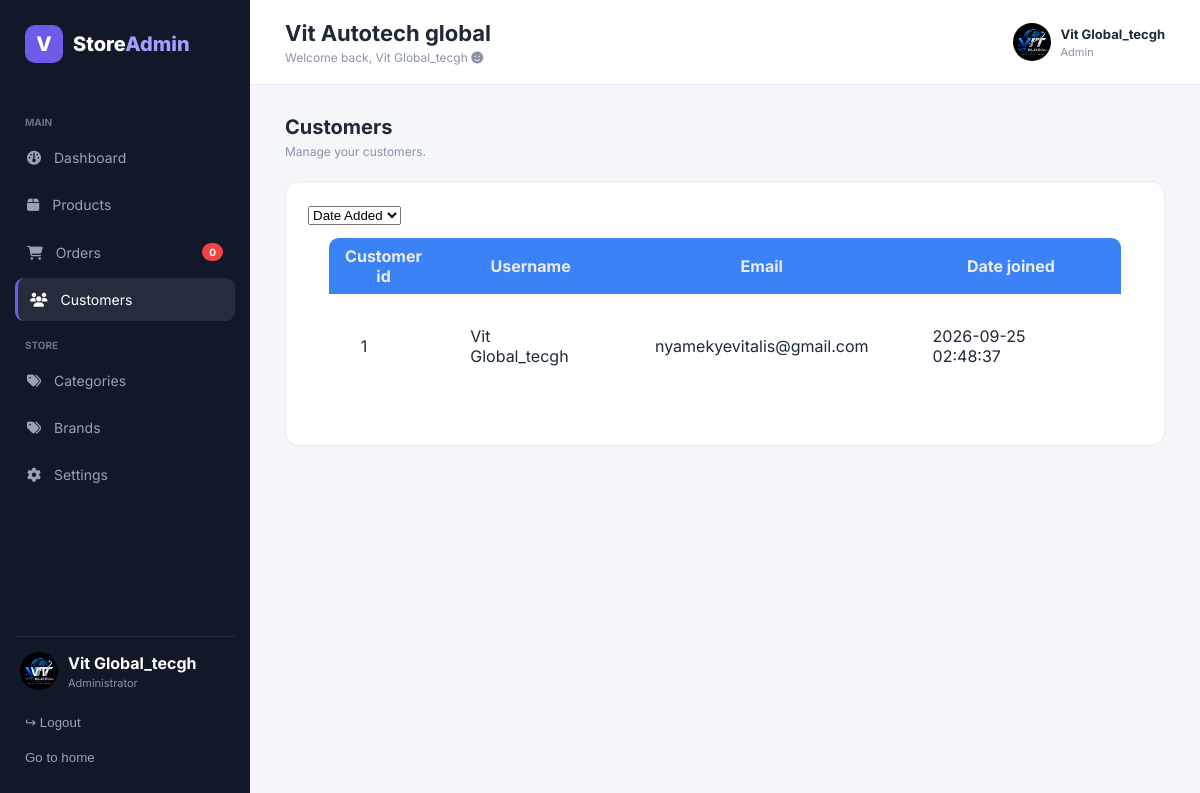
Page /admin-customers (signed in) on the committed database.
### web/models.py (models this page shows, shortened)
class User(db.Model, UserMixin):
    id = db.Column(db.Integer, primary_key=True)
    username = db.Column(db.String(50), unique=True)
    email = db.Column(db.String(100), unique=True)
    password = db.Column(db.String(256))
    date_joined = db.Column(db.DateTime(timezone=True), default=func.now())
    cart_items = db.relationship('Cart', backref=db.backref('user', lazy=True))
    orders = db.relationship('Order', backref=db.backref('user', lazy=True))
    personal_info = db.relationship('Payment', backref=db.backref('user', lazy=True))

class Settings(db.Model):
    id = db.Column(db.Integer, primary_key=True)
    store_name = db.Column(db.String(100), nullable=False)
    store_email = db.Column(db.String(100), nullable=False)
    store_phone = db.Column(db.String(20), nullable=False)
    currency = db.Column(db.String(10), nullable=False)
    date_updated = db.Column(db.DateTime(timezone=True), default=func.now())

### web/admin_views.py (the view)
@admin_views.route('/admin-customers')
@login_required
def customers():
    if current_user.id == 1:
        customers = User.query.order_by(User.date_joined).all()
        settings = Settings.query.filter_by(id = 1).first()
        num_orders = Order.query.order_by(Order.id).all()
        total_orders = len(num_orders)
        return render_template('admin-customers.html', user=current_user, customers=customers, total_orders=total_orders, settings=settings)
    else:
        flash('You are not an admin!', 'error')
        return redirect(url_for('views.index'))

### web/templates/admin-customers.html (shortened to what this page needs)
{% extends 'admin-base.html' %} {% block title %} Customers {% endblock %} {%
block body %}
<section class="page" id="customers">
  <div class="page-toolbar">
    <div>
      <h2>Customers</h2>
      <p>Manage your customers.</p>
    </div>
  </div>
  <div class="panel">
    {% if customers %}
    <select id="categoryFilter">
      <option value="date-added">Date Added</option>
    </select>
    <div class="table-wrapper">
      <table>
        <thead>
          <tr>
            <th>Customer id</th>
            <th>Username</th>
            <th>Email</th>
            <th>Date joined</th>
          </tr>
        </thead>
        <tbody>
          {% for customer in customers %}
          <tr>
            <td>{{ customer.id }}</td>
            <td>{{ customer.username }}</td>
            <td>{{ customer.email }}</td>
            <td>{{ customer.date_joined }}</td>
          </tr>
          {% endfor %}
        </tbody>
      </table>
    </div>
    {% else %}
    <div class="empty-state">
      <div>👥</div>
      <h3>Customer Management</h3>
      <p>Customer information and order history will appear here.</p>
    </div>
    {% endif %}
  </div>
</section>
{% endblock %}

### web/templates/admin-base.html (shortened to what this page needs)
<!doctype html>
<html lang="en">
  <head>
    <link
      rel="stylesheet"
      href="https://cdnjs.cloudflare.com/ajax/libs/font-awesome/6.5.2/css/all.min.css"
    />
    <link
      rel="stylesheet"
      href="{{url_for('static', filename='css/admin-style.css')}}"
    />
  </head>
  <body>
    <aside class="sidebar" id="sidebar">
      <div class="logo">
        <div class="logo-icon">V</div>
        <span>Store<span>Admin</span></span>
      </div>
      <nav>
        <p class="nav-title">MAIN</p>
        <a href="admin-dashboard" class="nav-link" data-page="dashboard">
          <span><i class="fas fa-dashboard"></i></span> Dashboard
        </a>
        <a href="admin-product" class="nav-link" data-page="products">
          <span><i class="fas fa-box"></i></span> Products
        </a>
        <a href="admin-orders" class="nav-link" data-page="orders">
          <span><i class="fas fa-shopping-cart"></i></span> Orders
          <b class="badge">{{total_orders}}</b>
        </a>
        <a href="admin-customers" class="nav-link" data-page="customers">
          <span><i class="fas fa-users"></i></span> Customers
        </a>
        <p class="nav-title">STORE</p>
        <a href="admin-categories" class="nav-link" data-page="categories">
          <span><i class="fas fa-tags"></i></span> Categories
        </a>
        <a href="admin-brands" class="nav-link" data-page="brands">
          <span><i class="fas fa-tags"></i></span> Brands
        </a>
        <a href="admin-settings" class="nav-link" data-page="settings">
          <span><i class="fas fa-cog"></i></span> Settings
        </a>
      </nav>
      <div class="sidebar-bottom">
        <div class="admin-profile">
          <div class="avatar">VT</div>
          <div>
            <strong>{{user.username}}</strong>
            <small>Administrator</small>
          </div>
        </div>
        <a href="logout"><button class="logout-btn">↪ Logout</button></a>
        <a href="/"><button class="logout-btn">Go to home</button></a>
      </div>
    </aside>
    <main class="main">
      <header class="header">
        <div class="page-title">
          <h1 id="pageTitle">{{settings.store_name}}</h1>
          <p>Welcome back, {{user.username}} <i class="fas fa-smile"></i></p>
        </div>
        <div class="header-actions">
          <div class="header-user">
            <div class="avatar"></div>
            <div>
              <strong>{{user.username}}</strong>
              <small>Admin</small>
            </div>
          </div>
        </div>
      </header>
      {% block body %} {% endblock %}
    </main>
  </body>
</html>

### web/static/css/admin-style.css (style rules this page uses)
* { margin: 0; padding: 0; box-sizing: border-box; }
:root { --primary: #6c5ce7; --primary-dark: #5848d6; --background: #f5f6fa; --white: #ffffff; --text: #1f2937; --muted: #8b93a7; --border: #e8eaf0; --sidebar: #111827; }
body { padding: 0px; margin: 0px; font-family: "Inter", sans-serif; background: var(--background); color: var(--text); }
.sidebar { position: fixed; width: 250px; height: 100vh; background: var(--sidebar); color: white; padding: 25px 15px; display: flex; flex-direction: column; z-index: 1000; overflow-y: scroll; }
.logo { display: flex; align-items: center; gap: 10px; font-size: 20px; font-weight: 800; padding: 0 10px 35px; }
.logo span span { color: #a99cff; }
.logo-icon { width: 38px; height: 38px; background: var(--primary); border-radius: 10px; display: flex; align-items: center; justify-content: center; }
.nav-title { font-size: 10px; color: #6b7280; font-weight: 700; margin: 18px 10px 8px; }
.nav-link { display: flex; align-items: center; gap: 13px; color: #9ca3af; text-decoration: none; padding: 13px 12px; margin: 4px 0; border-radius: 9px; font-size: 14px; transition: .2s; }
.nav-link:hover, .nav-link.active { background: #252d3d; color: white; }
.nav-link.active { border-left: 3px solid var(--primary); }
.badge { margin-left: auto; background: #ef4444; color: white; font-size: 10px; padding: 3px 7px; border-radius: 20px; }
.sidebar-bottom { margin-top: auto; }
.admin-profile { display: flex; align-items: center; gap: 10px; padding: 15px 5px; border-top: 1px solid #273142; }
.admin-profile small, .header-user small { display: block; color: #8b93a7; font-size: 11px; margin-top: 3px; }
.avatar { width: 38px; height: 38px; background: url(../img/favicon.jpg); background-size: cover; border-radius: 50%; display: flex; align-items: center; justify-content: center; font-size: 12px; font-weight: 700; }
.logout-btn { width: 100%; border: none; background: transparent; color: #9ca3af; padding: 10px; text-align: left; cursor: pointer; }
.main { margin-left: 250px; min-height: 100vh; }
.header { height: 85px; background: white; border-bottom: 1px solid var(--border); display: flex; align-items: center; justify-content: space-between; padding: 0 35px; }
.page-title h1 { font-size: 22px; }
.page-title p { font-size: 12px; color: var(--muted); margin-top: 4px; }
.header-actions { display: flex; align-items: center; gap: 25px; }
.header-user { display: flex; align-items: center; gap: 10px; font-size: 13px; }
.page { display: flex; flex-direction: column; position: relative; padding: 30px 35px; }
.panel { background: white; border: 1px solid var(--border); border-radius: 14px; padding: 22px; }
.page-toolbar { display: flex; justify-content: space-between; align-items: center; margin-bottom: 22px; }
.page-toolbar h2 { font-size: 20px; }
.page-toolbar p { color: var(--muted); font-size: 12px; margin-top: 5px; }
table { width: 100%; }
thead th { position: sticky; top: 0; background-color: #3b82f6; color: #ececec; cursor: pointer; }
table, th, td { border-collapse: collapse; padding: .5rem; }
td { padding: 2rem; }
tbody tr { --delay: .1s; transition: .5s ease-in-out var(--delay), background-color 0s; }
tbody tr td, tbody tr td img, tbody tr td button { transition: .2s ease-in-out; }
.table-wrapper { width: 95%; background-color: #ffffff6e; margin: .8rem auto; padding-bottom: .8rem; border-radius: .6rem; height: 75%; box-sizing: border-box; overflow: scroll; }

### rows in the picture
User: username "Vit Global_tecgh", id "1", email "nyamekyevitalis@gmail.com", date_joined "2026-09-25 02:48:37"
Settings: store_name "Vit Autotech global"

### other values in the picture
{{ total_orders }} "0"
